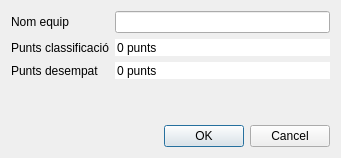
<?xml version="1.0" encoding="UTF-8"?>
<ui version="4.0">
 <class>EquipDialog</class>
 <widget class="QDialog" name="EquipDialog">
  <property name="windowModality">
   <enum>Qt::WindowModal</enum>
  </property>
  <property name="geometry">
   <rect>
    <x>0</x>
    <y>0</y>
    <width>341</width>
    <height>158</height>
   </rect>
  </property>
  <property name="windowTitle">
   <string>Equip</string>
  </property>
  <layout class="QVBoxLayout" name="verticalLayout">
   <item>
    <layout class="QFormLayout" name="formLayout">
     <item row="0" column="0">
      <widget class="QLabel" name="nomLabel">
       <property name="text">
        <string>Nom equip</string>
       </property>
      </widget>
     </item>
     <item row="0" column="1">
      <widget class="QLineEdit" name="nom"/>
     </item>
     <item row="1" column="0">
      <widget class="QLabel" name="puntsClassificacioLabel">
       <property name="text">
        <string>Punts classificació</string>
       </property>
      </widget>
     </item>
     <item row="1" column="1">
      <widget class="QSpinBox" name="puntsClassificacio">
       <property name="frame">
        <bool>false</bool>
       </property>
       <property name="readOnly">
        <bool>true</bool>
       </property>
       <property name="buttonSymbols">
        <enum>QAbstractSpinBox::NoButtons</enum>
       </property>
       <property name="suffix">
        <string> punts</string>
       </property>
      </widget>
     </item>
     <item row="2" column="0">
      <widget class="QLabel" name="puntsDesempatLabel">
       <property name="text">
        <string>Punts desempat</string>
       </property>
      </widget>
     </item>
     <item row="2" column="1">
      <widget class="QSpinBox" name="puntsDesempat">
       <property name="frame">
        <bool>false</bool>
       </property>
       <property name="readOnly">
        <bool>true</bool>
       </property>
       <property name="buttonSymbols">
        <enum>QAbstractSpinBox::NoButtons</enum>
       </property>
       <property name="suffix">
        <string> punts</string>
       </property>
      </widget>
     </item>
    </layout>
   </item>
   <item>
    <widget class="QDialogButtonBox" name="buttonBox">
     <property name="orientation">
      <enum>Qt::Horizontal</enum>
     </property>
     <property name="standardButtons">
      <set>QDialogButtonBox::Cancel|QDialogButtonBox::Ok</set>
     </property>
    </widget>
   </item>
  </layout>
 </widget>
 <resources/>
 <connections>
  <connection>
   <sender>buttonBox</sender>
   <signal>rejected()</signal>
   <receiver>EquipDialog</receiver>
   <slot>reject()</slot>
   <hints>
    <hint type="sourcelabel">
     <x>261</x>
     <y>155</y>
    </hint>
    <hint type="destinationlabel">
     <x>286</x>
     <y>274</y>
    </hint>
   </hints>
  </connection>
 </connections>
</ui>
